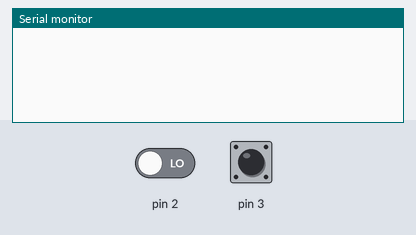
A sketch run on a simulated Arduino Uno, built with avr-gcc and run on an emulated ATmega328P. On the bench: the last lines printed to the serial monitor. The test bench sets the inputs (shaded band); at power-on: pin 2 LOW, pin 3 LOW.

Above: at 1.2 s.
1.3 s: pin 2 driven HIGH
At 2.2 s:
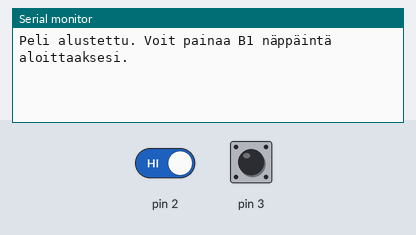
2.9 s: pin 3 driven HIGH
At 3.3 s:
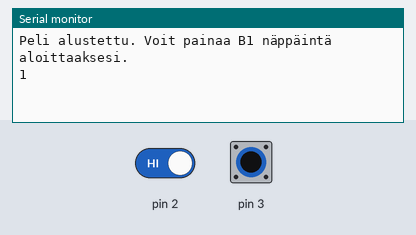
4.4 s: pin 3 pulsed LOW 5 times (0.12 s each, 0.3 s apart)
At 6.6 s:
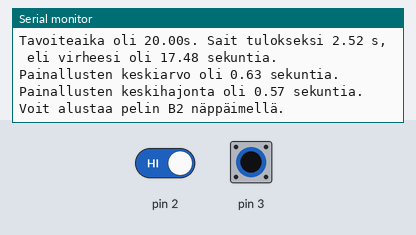
Timing chart, 0 to 8.1 s (numbered marks = the images above; inputs shaded):
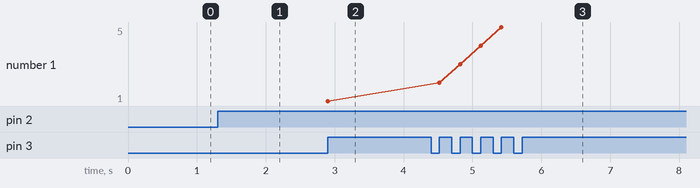

Measured:
- after the input at 1.3 s, the serial monitor: prints a new line after 0.10 s (image 1)
- after the input at 2.9 s, the serial monitor: prints a new line at once (image 2)
- after the input at 4.4 s, the serial monitor: prints a new line after 0.12 s (image 3)
- plotted number 1: 1 → 5 after the input at 4.4 s

The sketch:

timing_game.ino
```cpp
#include "TimingGame.h"
#include <memory>
// Joka luokkaan includattu eksplisiittisesti tarvittavat kirjastot.
// Esikääntäjä hoitaa ettei niitä turhaan sisällytetä useaa kertaa, kunhan
// ifndef tai pragma once:t ovat kunnossa

// Huomioita:
//   Alussa ihan kunnon karvalakkitoteutus, jossa kaikki logiikka
//   yhdessä tiedostossa vei 2% Metro M4 levyn muistista.
//   Järkevämmän arkkitehtuurin ja muistinkäytön refaktorointi
//   nosti käytetyn muistin 3%. Ihan siedettävä lisäys.
//   std::unique_ptr:llä kuitenkin käytännössä olematon overhead.

const uint8_t B1_BTN = 3;
const uint8_t B2_BTN = 2;

const float GOAL_TIME = 20.0f;
const uint8_t REQUIRED_CLICKS = 5;

// Tietorakenne pitämään napin tietoja
struct Button {
  uint8_t pin;
  uint8_t ISRState;
};

std::unique_ptr<TimingGame> game;

void setup() {
  Serial.begin(9600); // Alustetaan sarjamonitori max 9600 bps
  while(!Serial);     // Odotetaan että sarjamonitori käynnistyy

  // Luodaan uusi TimingGame -instanssi
  // Serial välitetään dependancy injektionina
  game = std::unique_ptr<TimingGame>(new TimingGame(GOAL_TIME, REQUIRED_CLICKS, Serial));

  // Alustetaan napit
  Button playBtn;
  Button resetBtn;
  initButton(playBtn, B1_BTN);
  initButton(resetBtn, B2_BTN);

  // Liitetään keskeytykset nappeihin
  attachInterrupt(digitalPinToInterrupt(playBtn.pin), playButtonPressedISR, playBtn.ISRState);
  attachInterrupt(digitalPinToInterrupt(resetBtn.pin), resetButtonPressedISR, resetBtn.ISRState);
}

void loop() {
  game->play();
}

// Keskeytykset vain flippaavat flagit pelin sisällä
void playButtonPressedISR() {
  game->setTimeToCalculate(true);
}

void resetButtonPressedISR() {
  game->reset();
}

void initButton(Button& btn, const uint8_t pin) {
  btn.pin = pin;
  btn.ISRState = RISING;
  pinMode(btn.pin, INPUT);
}
```

Calculator.h
```cpp
#pragma once
#include <cmath>
#include "SafeUnsignedArray.h"
#include <memory>
#include <cstdint>

// Luokka joka hoitaa TimingGame:n laskutoimitukset
class Calculator {
  private:
    static constexpr float MS_TO_S = 1000.0f; // Vakio joka määrittyy jo käännösvaiheessa
  public:
    // Lasketaan painallusten kokonaisaika
    static float calculateTotalSeconds(const SafeUnsignedArray& arr) {
      if (arr.size() < 2) return 0.0f;
      return calculateTotalMs(arr) / MS_TO_S;
    }

    // Taulukko sisältää aikaleimoja, joten riittää laskea viimeisen ja ensimmäisen erotus
    static float calculateTotalMs(const SafeUnsignedArray& arr) {
      if (arr.size() < 2) return 0.0f;
      return (float)(arr.last() - arr.first());
    }

    // Lasketaan painallusten keskiarvo
    static float calculateAverage(const SafeUnsignedArray& arr) {
      if (arr.size() < 2) return 0.0f;
      return (calculateTotalSeconds(arr) / (float)(arr.size() - 1)); // Käytetään arr.size() - 1, koska lasketaan painallusten välejä
    }

    // Lasketaan painallusten keskihajonta
    static float calculateSTD(const SafeUnsignedArray& arr) {
      if (arr.size() < 2) return 0.0f;

      float avg = calculateTotalMs(arr) / (float)(arr.size() - 1);
      float squaredDiffsSum = 0.0f;

      for (uint8_t i = 1; i < arr.size(); i++) {
        float interval = (float)(arr[i] - arr[i - 1]);
        float diff = interval - avg;
        squaredDiffsSum += (diff * diff);
      }

      float variance = squaredDiffsSum / (float)(arr.size() - 1);
      return std::sqrt(variance) / MS_TO_S;
    }
};
```

Logger.h
```cpp
#pragma once
#include "SafeUnsignedArray.h"

// Luokka joka printtailee viitteenä annettuun streamiin
class Logger {
  public:
    static void logSinglePress(Print& stream, const uint8_t num) {
      stream.println(num);
    }

    static void logResult(Print& stream, const float goalTime, const float result, const float error) {
      stream.print("\nTavoiteaika oli ");
      stream.print(goalTime);
      stream.print("s. ");
      stream.print("Sait tulokseksi ");
      stream.print(result);
      stream.print(" s, eli virheesi oli ");
      stream.print(error);
      stream.println(" sekuntia.");
    }

    static void logAverage(Print& stream, const float average) {
      stream.print("Painallusten keskiarvo oli ");
      stream.print(average);
      stream.print(" sekuntia.\n");
    }

    static void logSTD(Print& stream, const float std) {
      stream.print("Painallusten keskihajonta oli ");
      stream.print(std);
      stream.print(" sekuntia.\n\n");
    }

    static void logArr(Print& stream, const SafeUnsignedArray& intervals) {
      stream.print("[");
      for (uint8_t i = 0; i < intervals.size(); i++) {
        stream.print(intervals[i]);
        if (i == intervals.size() - 1) {
          stream.print("]\n");
        } else {
          stream.print(", ");
        }
      }
    }
};
```

SafeUnsignedArray.h
```cpp
#pragma once
#include <memory>
#include <cstdint>

// Turvallinen taulukkotyyppi joka käsittelee vain etumerkittömiä lukuja
struct SafeUnsignedArray {
  public:
    SafeUnsignedArray(uint32_t arrSize) : arrSize(arrSize), elements(new uint32_t[arrSize]) {
      // Alustetaan elementit nollaksi
      for (uint32_t i = 0; i < arrSize; i++) {
        elements[i] = 0;
      }
    }

    // Estetään kirjoitus ja luku rajojen yli
    uint32_t& operator[](uint32_t index) {
      if (index >= arrSize) {
        return errorReturnValue;
      }

      return elements[index];
    }

    // Estetään pelkkä luku rajojen yli
    const uint32_t& operator[](uint32_t index) const {
      if (index >= arrSize) {
        return errorReturnValue;
      }

      return elements[index];
    }

    uint32_t size() const { return arrSize; }
    uint32_t last() const { return elements[size() - 1]; }
    uint32_t first() const { return elements[0]; }

    // Estetään kopiointi
    // Nämä ovat todennäköisesti turhat, sillä oman ymmärryksen mukaan, jos luokka
    // tai structi sisältää jonkin jäsenmuuttujan mitä ei voi kopioida, niin kääntäjä
    // poistaa copy constructorit myös jäsenmuuttujan omistavalta luokalta.
    // C++ speksi on kuitenkin aika kankeaa luettavaa, joten jätän ne tähän.
    SafeUnsignedArray(const SafeUnsignedArray&) = delete;
    SafeUnsignedArray& operator=(const SafeUnsignedArray&) = delete;
  private:
    const uint32_t arrSize;
    std::unique_ptr<uint32_t[]> elements;
    uint32_t errorReturnValue = 0; // muuten esim -1 jos ei käytettäisi etumerkittömiä inttejä
};
```

Throttled.h
```cpp
#pragma once
#include <functional>

// Luokka jonka avulla voi kutsua annettua funktiota tietyin aikavälein
class Throttled {
  public:
    // Suoritetaan annettu funktio, jos edellisestä suorituksesta
    // on tarpeeksi pitkä aika
    void execute(uint32_t interval, const std::function<void()>& f) {
      uint32_t currentTime = millis();

      if ((currentTime - m_lastPressTime) >= interval) {
        m_lastPressTime = currentTime;
        f();
      }
    }
  private:
    uint32_t m_lastPressTime = 0;
};
```

TimingGame.h
```cpp
#pragma once
#include "Logger.h"
#include "Calculator.h"
#include "SafeUnsignedArray.h"
#include "Throttled.h"
#include <memory>
#include <cstdint>
#include <cmath>

class TimingGame {
  public:
    enum class State {
      IN_PROGRESS,
      GAME_OVER
    };

    TimingGame(const float goalTime, const uint8_t requiredPresses, Print& serial)
      : m_goalTime(goalTime), m_intervals((uint32_t)requiredPresses), m_stream(serial) {}

    void play() {
      handleGameReset();

      if (m_state == State::GAME_OVER) return;

      handleCalculations();
      handleClickPrint();
      handleGameEnd();
    }

    void reset() {
      m_timeToReset = true;
    }

    void setTimeToCalculate(const bool b) { m_timeToCalculate = b; }

  private:
    // Pelin vakiot
    const float MIN_BTN_PRESS_TIME = 300.0f;

    // Pelin arvomuuttujat
    float m_goalTime = 0.0f;
    uint32_t m_lastPressTime = 0;
    uint8_t m_currentPressIndex = 0;

    // Pelin tilamuuttujat
    State m_state = State::IN_PROGRESS;
    bool m_printNum = false;
    volatile bool m_timeToReset = false;     // volatile, koska näitä muutetaan pääohjelmassa tapahtuvalla keskeytyksellä
    volatile bool m_timeToCalculate = false;

    // Tietorakenteet
    SafeUnsignedArray m_intervals;
    Throttled throttled;

    // Riippuvuudet
    Print& m_stream; // Viite Serial:iin jonka kautta printataan

    bool timeToCalculate() {
      return m_timeToCalculate == true;
    }

    bool isFinished() const {
      return m_currentPressIndex >= m_intervals.size();
    }

    void calculatePressEvent() {
      uint32_t currentPressTime = millis();

      if (isFinished()) return;

      m_intervals[m_currentPressIndex++] = currentPressTime;
      m_lastPressTime = currentPressTime;
      m_printNum = true;
    }

    void handleClickPrint() {
      if (!m_printNum) return;

      Logger::logSinglePress(m_stream, m_currentPressIndex);
      m_printNum = false;
    }

    // Lasketaan ja printataan tulokset
    void handleGameEnd() {
      if (m_state == State::IN_PROGRESS && isFinished()) {
        float result  = Calculator::calculateTotalSeconds(m_intervals);
        float error   = std::fabs(m_goalTime - result);
        float average = Calculator::calculateAverage(m_intervals);
        float std     = Calculator::calculateSTD(m_intervals);

        Logger::logResult(m_stream, m_goalTime, result, error);
        Logger::logAverage(m_stream, average);
        Logger::logSTD(m_stream, std);

        m_stream.print("Voit alustaa pelin B2 näppäimellä.\n\n");
        m_state = State::GAME_OVER;
      }
    }

    void handleCalculations() {
      if (timeToCalculate()) {
        m_timeToCalculate = false;
        throttled.execute(MIN_BTN_PRESS_TIME, [this] {
          calculatePressEvent();
        });
      }
    }

    void handleGameReset() {
      if (!m_timeToReset) return;

      m_lastPressTime = 0;
      m_currentPressIndex = 0;

      m_printNum = false;
      m_timeToCalculate = false;
      m_timeToReset = false;

      m_state = State::IN_PROGRESS;

      delay(100);
      m_stream.print("Peli alustettu. Voit painaa B1 näppäintä aloittaaksesi.\n\n");
    }
};
```
